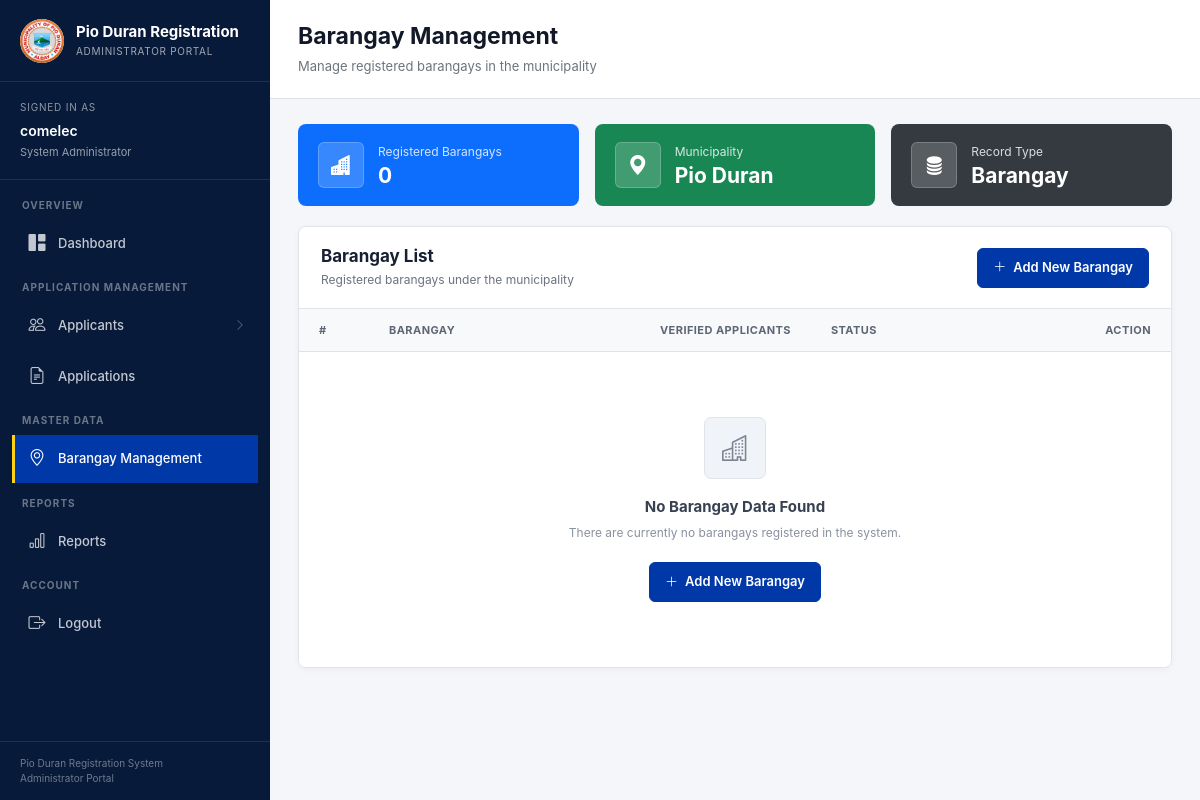
Page /comelec/brgy-list/ (signed in) on the earlier database version.
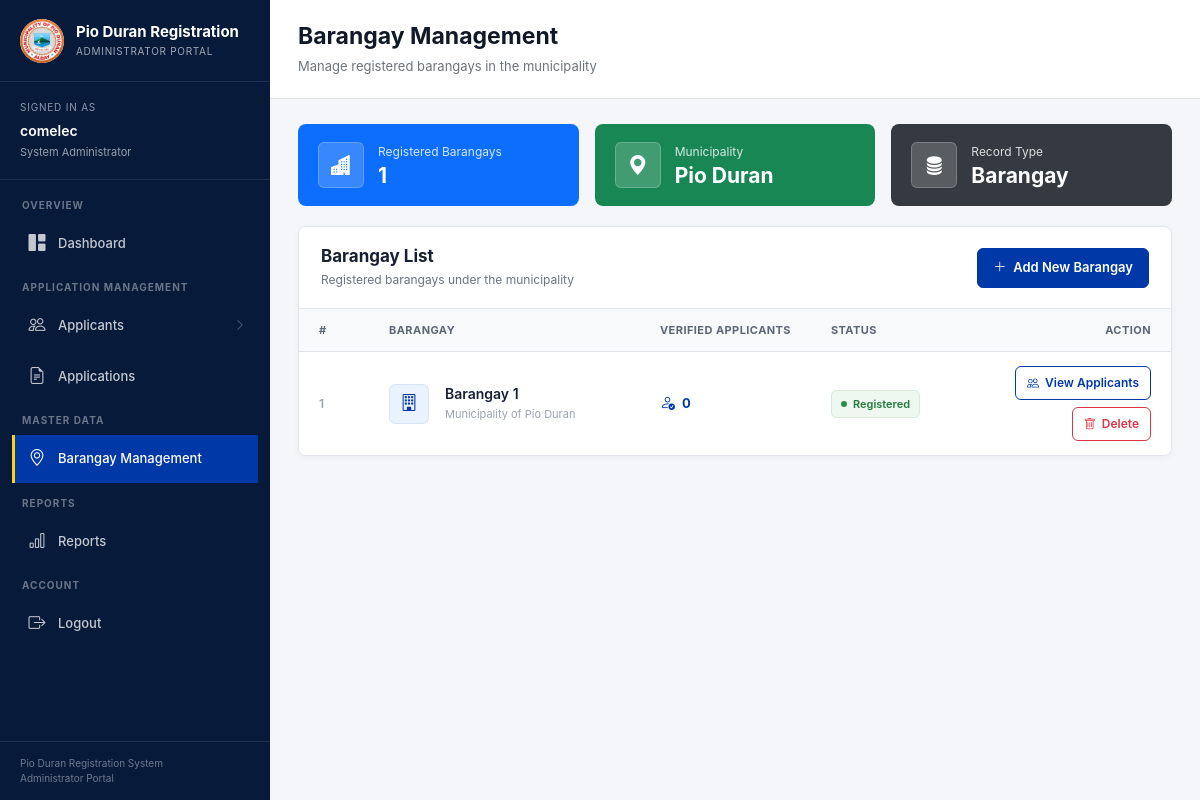
Same page on the later database version.
### Applicants/models.py (models this page shows, shortened)
class Barangay(models.Model):
    name = models.CharField(max_length=255, unique=True)

### core/views.py (the view)
# urls.py: path('brgy-list/', views.brgy_list, name="brgy_list"),
@login_required
def brgy_list(request):
    barangays = Barangay.objects.all().order_by("name")
    for barangay in barangays:
        barangay.verified_applicant_count = Applicant.objects.filter(
            brgy=barangay,
            status="APPROVED",
            verification_status="VERIFIED",
            is_active=True
        ).count()
    return render(
        request,
        "comelec/brgy_list.html",
        {
            "barangays": barangays
        }
    )

### templates/comelec/brgy_list.html (shortened to what this page needs)
{% extends "admin.html" %}
{% block page_title %}
Barangay Management
{% endblock %}
{% block page_subtitle %}
Manage registered barangays in the municipality
{% endblock %}
{% block content %}
<div class="barangay-page">
    <div class="barangay-summary">
        <div class="
            summary-card
            summary-card-total
        ">
            <div class="summary-icon">
                <i class="bi bi-buildings-fill"></i>
            </div>
            <div>
                <div class="summary-label">
                    Registered Barangays
                </div>
                <div class="summary-value">
                    {{ barangays|length }}
                </div>
            </div>
        </div>
        <div class="
            summary-card
            summary-card-municipality
        ">
            <div class="summary-icon">
                <i class="bi bi-geo-alt-fill"></i>
            </div>
            <div>
                <div class="summary-label">
                    Municipality
                </div>
                <div class="summary-value">
                    Pio Duran
                </div>
            </div>
        </div>
        <div class="
            summary-card
            summary-card-record
        ">
            <div class="summary-icon">
                <i class="bi bi-database-fill"></i>
            </div>
            <div>
                <div class="summary-label">
                    Record Type
                </div>
                <div class="summary-value">
                    Barangay
                </div>
            </div>
        </div>
    </div>
    <div class="barangay-card">
        <div class="barangay-card-header">
            <div
                class="
                    d-flex
                    justify-content-between
                    align-items-center
                    gap-3
                "
            >
                <div>
                    <h2 class="barangay-title">
                        Barangay List
                    </h2>
                    <p class="barangay-description">
                        Registered barangays under the municipality
                    </p>
                </div>
                <a
                    href="{% url 'add_brgy' %}"
                    class="add-barangay-btn"
                >
                    <i class="bi bi-plus-lg"></i>
                    Add New Barangay
                </a>
            </div>
        </div>
        <div class="table-responsive">
            <table class="
                table
                barangay-table
                align-middle
            ">
                <thead>
                    <tr>
                        <th
                            style="width: 70px;"
                        >
                            #
                        </th>
                        <th>
                            Barangay
                        </th>
                        <th
                            style="width: 170px;"
                        >
                            Verified Applicants
                        </th>
                        <th
                            style="width: 150px;"
                        >
                            Status
                        </th>
                        <th
                            class="text-end"
                            style="width: 210px;"
                        >
                            Action
                        </th>
                    </tr>
                </thead>
                <tbody>
                    {% for brgy in barangays %}
                    <tr>
                        <td>
                            <span class="row-number">
                                {{ forloop.counter }}
                            </span>
                        </td>
                        <td>
                            <div
                                class="
                                    d-flex
                                    align-items-center
                                    gap-3
                                "
                            >
                                <div class="barangay-icon">
                                    <i class="bi bi-building"></i>
                                </div>
                                <div>
                                    <div class="barangay-name">
                                        {{ brgy.name }}
                                    </div>
                                    <div class="barangay-type">
                                        Municipality of Pio Duran
                                    </div>
                                </div>
                            </div>
                        </td>
                        <td>
                            <a
                                href="{% url 'barangay_applicants' brgy.pk %}"
                                class="applicant-count-link"
                            >
                                <i class="bi bi-person-check"></i>
                                {{ brgy.verified_applicant_count }}
                            </a>
                        </td>
                        <td>
                            <span class="barangay-status">
                                <span class="status-dot"></span>
                                Registered
                            </span>
                        </td>
                        <td class="text-end">
                            <div class="barangay-actions">
                                <a
                                    href="{% url 'barangay_applicants' brgy.pk %}"
                                    class="view-applicants-btn"
                                >
                                    <i class="bi bi-people"></i>
                                    View Applicants
                                </a>
                                <a
                                    href="{% url 'delete-brgy' brgy.pk %}"
                                    class="delete-btn"
                                >
                                    <i class="bi bi-trash"></i>
                                    Delete
                                </a>
                            </div>
                        </td>
                    </tr>
                    {% empty %}
                    <tr>
                        <td
                            colspan="5"
                            class="p-0"
                        >
                            <div class="empty-state">
                                <div class="empty-icon">
                                    <i class="bi bi-buildings"></i>
                                </div>
                                <div class="empty-title">
                                    No Barangay Data Found
                                </div>
                                <div class="empty-description">
                                    There are currently no barangays
                                    registered in the system.
                                </div>
                                <a
                                    href="{% url 'add_brgy' %}"
                                    class="add-barangay-btn"
                                >
                                    <i class="bi bi-plus-lg"></i>
                                    Add New Barangay
                                </a>
                            </div>
                        </td>
                    </tr>
                    {% endfor %}
                </tbody>
            </table>
        </div>
    </div>
</div>
{% endblock %}

### templates/admin.html (shortened to what this page needs)
{% load static %}
<!DOCTYPE html>
<html lang="en">
<head>
    <link
        href="https://cdn.jsdelivr.net/npm/bootstrap@5.3.3/dist/css/bootstrap.min.css"
        rel="stylesheet"
    >
    <link
        rel="stylesheet"
        href="https://cdn.jsdelivr.net/npm/bootstrap-icons@1.11.3/font/bootstrap-icons.min.css"
    >
</head>
<body>
    <aside class="admin-sidebar">
        <div class="admin-brand">
            <div class="admin-brand-mark">
                <img
                    src="{% static 'images/PIODURAN.png' %}"
                    alt="Pio Duran Logo"
                    class="admin-brand-logo"
                >
            </div>
            <div class="admin-brand-text">
                <h1 class="admin-brand-title">
                    Pio Duran Registration
                </h1>
                <p class="admin-brand-subtitle">
                    Administrator Portal
                </p>
            </div>
        </div>
        <div class="admin-user">
            <div class="admin-user-label">
                Signed in as
            </div>
            <div class="admin-user-name">
                {% if request.user.get_full_name %}
                    {{ request.user.get_full_name }}
                {% else %}
                    {{ request.user.username }}
                {% endif %}
            </div>
            <div class="admin-user-role">
                System Administrator
            </div>
        </div>
        <nav class="admin-navigation">
            <div class="admin-nav-section">
                Overview
            </div>
            <a
                href="{% url 'dashboard' %}"
                class="admin-nav-link {% if request.resolver_match.url_name == 'dashboard' %}active{% endif %}"
            >
                <span class="admin-nav-icon">
                    <i class="bi bi-grid-1x2-fill"></i>
                </span>
                <span class="admin-nav-label">
                    Dashboard
                </span>
            </a>
            <div class="admin-nav-section">
                Application Management
            </div>
            <a
                href="{% url 'admin-applicants' %}"
                class="admin-nav-link {% if request.resolver_match.url_name == 'admin-applicants' or request.resolver_match.url_name == 'admin-applicant-detail' %}active{% endif %}"
            >
                <span class="admin-nav-icon">
                    <i class="bi bi-people"></i>
                </span>
                <span class="admin-nav-label">
                    Applicants
                </span>
                <span class="admin-nav-arrow">
                    <i class="bi bi-chevron-right"></i>
                </span>
            </a>
            <a
                href="{% url 'admin-applications' %}"
                class="admin-nav-link {% if request.resolver_match.url_name == 'admin-applications' or 'admin-application-' in request.resolver_match.url_name %}active{% endif %}"
            >
                <span class="admin-nav-icon">
                    <i class="bi bi-file-earmark-text"></i>
                </span>
                <span class="admin-nav-label">
                    Applications
                </span>
            </a>
            <div class="admin-nav-section">
                Master Data
            </div>
            <a
                href="{% url 'brgy_list' %}"
                class="admin-nav-link {% if request.resolver_match.url_name == 'brgy_list' or request.resolver_match.url_name == 'add-brgy' or request.resolver_match.url_name == 'delete-brgy' %}active{% endif %}"
            >
                <span class="admin-nav-icon">
                    <i class="bi bi-geo-alt"></i>
                </span>
                <span class="admin-nav-label">
                    Barangay Management
                </span>
            </a>
            <div class="admin-nav-section">
                Reports
            </div>
            <a
                href="{% url 'admin-reports' %}"
                class="admin-nav-link {% if request.resolver_match.url_name == 'admin-reports' %}active{% endif %}"
            >
                <span class="admin-nav-icon">
                    <i class="bi bi-bar-chart"></i>
                </span>
                <span class="admin-nav-label">
                    Reports
                </span>
            </a>
            <div class="admin-nav-section">
                Account
            </div>
            <a
                href="{% url 'admin-logout' %}"
                class="admin-nav-link admin-logout-link"
                onclick="return confirm('Are you sure you want to logout?');"
            >
                <span class="admin-nav-icon">
                    <i class="bi bi-box-arrow-right"></i>
                </span>
                <span class="admin-nav-label">
                    Logout
                </span>
            </a>
        </nav>
        <div class="admin-sidebar-footer">
            <div>
                Pio Duran Registration System
            </div>
            <div>
                Administrator Portal
            </div>
        </div>
    </aside>
    <main class="admin-main">
        <header class="admin-page-header">
            <div class="admin-page-header-inner">
                <h2 class="admin-page-title">
                    {% block page_title %}{% endblock %}
                </h2>
                <p class="admin-page-subtitle">
                    {% block page_subtitle %}{% endblock %}
                </p>
            </div>
        </header>
        <section class="admin-content">
            <div class="admin-content-inner">
                {% block content %}
                {% endblock %}
            </div>
        </section>
    </main>
</body>
</html>

Differences in the rows shown:
added Barangay: name "Barangay 1", verified_applicant_count "0"
Other differences:
{{ barangays|length }}: "0" → "1"
text no longer shown: "No Barangay Data Found There are currently no barangays registered in the system. Add New Barangay"
